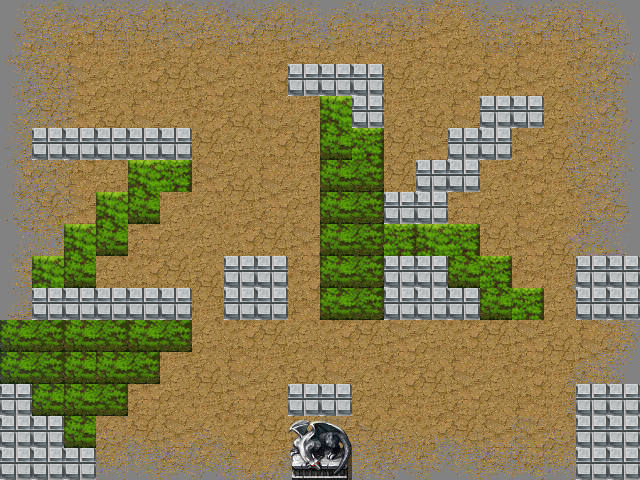

This game map was drawn from its Tiled (.tmx) file and the tilesets committed beside it. A one-line description and the trimmed map source follow:
An orthogonal 20x15 tile map with 32x32 px tiles, 4 tile layers (background, rock, bush, wonder) and 14 objects.

<map version="1.0" orientation="orthogonal" width="20" height="15" tilewidth="32" tileheight="32">
 <properties>
  <property name="level" value="1" />
 </properties>
 <tileset firstgid="1" name="tank_tile_set" tilewidth="32" tileheight="32">
  <image source="tilesets/tank_tile_set.png" width="1024" height="1024" />
 </tileset>
 <layer name="background" width="20" height="15">
  <data>[300 cells, 300 non-empty, 144 distinct tile ids]</data>
 </layer>
 <objectgroup name="rock" width="20" height="15">
  <properties>
   <property name="type" value="ROCK" />
  </properties>
  <object x="288" y="64">
   <polyline points="0,0 96,0 96,64 64,64 64,32 0,32 0,0" />
  </object>
  <object x="32" y="128" width="160" height="32" />
  <object x="224" y="256" width="64" height="64" />
  <object x="32" y="288" width="160" height="32" />
  <object x="288" y="384" width="64" height="32" />
  <object x="576" y="256" width="64" height="64" />
  <object x="576" y="384" width="64" height="96" />
  <object x="384" y="192">
   <polyline points="0,0 32,0 32,-32 64,-32 64,-64 96,-64 96,-96 160,-96 160,-64 128,-64 128,-32 96,-32 96,0 64,0 64,32 0,32 0,0" />
  </object>
  <object x="384" y="256">
   <polyline points="0,0 64,0 64,32 96,32 96,64 0,64 0,0" />
  </object>
  <object x="0" y="384">
   <polyline points="0,0 32,0 32,32 64,32 64,64 96,64 96,96 0,96 0,0" />
  </object>
 </objectgroup>
 <layer name="rock" width="20" height="15">
  <properties>
   <property name="type" value="ROCK" />
  </properties>
  <data>[300 cells, 300 non-empty, 2 distinct tile ids]</data>
 </layer>
 <objectgroup name="bush" width="20" height="15">
  <properties>
   <property name="type" value="B" />
  </properties>
  <object x="128" y="160">
   <polyline points="0,0 0,32 -32,32 -32,64 -64,64 -64,96 -96,96 -96,128 -32,128 -32,96 0,96 0,64 32,64 32,32 64,32 64,0 0,0" />
  </object>
  <object x="320" y="96">
   <polyline points="0,0 0,224 64,224 64,160 128,160 128,192 160,192 160,224 224,224 224,192 192,192 192,160 160,160 160,128 64,128 64,32 32,32 32,0 0,0" />
  </object>
  <object x="0" y="320">
   <polyline points="0,0 192,0 192,32 160,32 160,64 128,64 128,96 96,96 96,128 64,128 64,96 32,96 32,64 0,64 0,0" />
  </object>
 </objectgroup>
 <layer name="bush" width="20" height="15">
  <data>[300 cells, 300 non-empty, 5 distinct tile ids]</data>
 </layer>
 <objectgroup name="wonder" width="20" height="15">
  <properties>
   <property name="type" value="WONDER" />
  </properties>
  <object x="288" y="416" width="64" height="64" />
 </objectgroup>
 <layer name="wonder" width="20" height="15">
  <data>[300 cells, 300 non-empty, 5 distinct tile ids]</data>
 </layer>
</map>